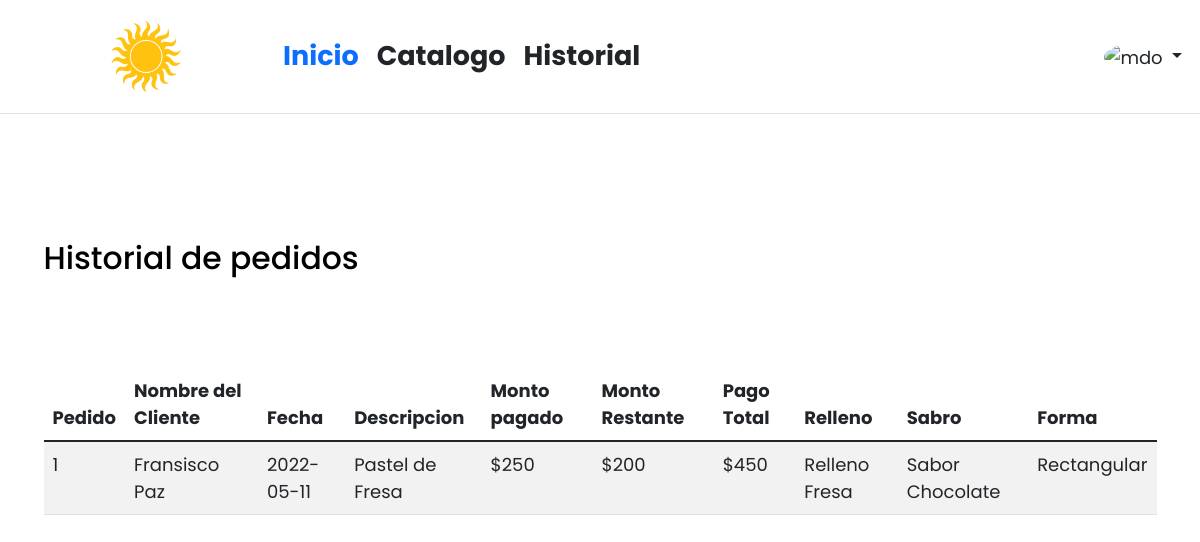
Page /historial.php (signed in) on the committed database.
### tables this page shows
CREATE TABLE IF NOT EXISTS `pedido` (
  `idPedido` int(11) NOT NULL AUTO_INCREMENT,
  `fecha` date NOT NULL,
  `descripcion` varchar(240) NOT NULL,
  `montoPagar` double NOT NULL,
  `montoPagado` double NOT NULL,
  `montoRestante` double NOT NULL,
  `numCuenta` int(11) NOT NULL,
  `idRelleno` int(11) NOT NULL,
  `idSabor` int(11) NOT NULL,
  `idForma` int(11) NOT NULL,
  `imgLink` varchar(500) NOT NULL,
  PRIMARY KEY (`idPedido`),
  KEY `numCuenta` (`numCuenta`),
  KEY `idForma` (`idForma`),
  KEY `idRelleno` (`idRelleno`),
  KEY `idSabor` (`idSabor`)
);

CREATE TABLE IF NOT EXISTS `cuenta` (
  `numCuenta` int(11) NOT NULL AUTO_INCREMENT,
  `nombreCliente` varchar(240) NOT NULL,
  `correo` varchar(100) NOT NULL,
  `contrasena` varchar(30) NOT NULL,
  `direccion` varchar(300) DEFAULT NULL,
  `numTelefono` bigint(20) NOT NULL,
  PRIMARY KEY (`numCuenta`)
);

CREATE TABLE IF NOT EXISTS `relleno` (
  `RellenoID` int(11) NOT NULL AUTO_INCREMENT,
  `NombreRelleno` varchar(50) NOT NULL,
  `CostoRelleno` float NOT NULL,
  `StockRestante` int(11) NOT NULL,
  `imgLink` varchar(500) NOT NULL,
  PRIMARY KEY (`RellenoID`)
);

CREATE TABLE IF NOT EXISTS `sabor` (
  `SaborID` int(11) NOT NULL AUTO_INCREMENT,
  `Nombre` varchar(50) NOT NULL,
  `Costo` float NOT NULL,
  `StockRestante` int(11) NOT NULL,
  `imgLink` varchar(500) NOT NULL,
  PRIMARY KEY (`SaborID`)
);

CREATE TABLE IF NOT EXISTS `forma` (
  `FormaID` int(11) NOT NULL AUTO_INCREMENT,
  `Tipo` varchar(50) NOT NULL,
  `Costo` float NOT NULL,
  PRIMARY KEY (`FormaID`)
);

### historial.php (the view, shortened to what this page needs)
<?php
$objeto2 = new Conexion();
$db = $objeto2->ConectarSqli();
?>
<!doctype html>
<html lang="en">
  <head>
    <link rel="stylesheet" href="bootstrap/css/bootstrap.min.css">
    <link rel="stylesheet" href="style.css" type="text/css">
    <link rel="stylesheet" type="text/css" href="datatables/datatables.min.css">
    <link rel="stylesheet"  type="text/css" href="datatables/DataTables-1.11.4/css/dataTables.bootstrap5.min.css">
    <link rel='stylesheet' href='https://use.fontawesome.com/releases/v5.3.1/css/all.css'>
    <link rel="stylesheet" href="https://cdnjs.cloudflare.com/ajax/libs/font-awesome/4.7.0/css/font-awesome.min.css">
  </head>
  <body>
  <header class="p-3 mb-3 border-bottom">
    <div class="d-flex flex-wrap align-items-center justify-content-center justify-content-lg-start" >
    <a href="catalogo.php">
      <img src="img/sunlogo2.png"  width="30%" height="40%" class="rounded mx-auto d-block" alt="Responsive image">
    </a>
      <ul class="nav col-12 col-lg-auto me-lg-auto mb-2 justify-content-center mb-md-0">
      <li><a href="home.php" class="nav-link px-2 link-primary fs-4 fw-bold" >Inicio</a></li>
        <li><a href="categorias.php" class="nav-link px-2 link-dark fs-4 fw-bold">Catalogo</a></li>
      <?php
        if(isset($_SESSION['login_user'])){
          ?>
            <a href="historial.php" class="nav-link px-2 link-dark fs-4 fw-bold">Historial</a>
          </ul>
          <?php
          require_once("php/usernav.php");
        }
        else{
          ?>
          </ul>
          <a href="login.php" class="nav-link px-2 link-dark fs-4 fw-bold"  >Ingresar</a>
          <?php
        }
      ?>
    </div>
  </header>
  <br>
  <br>
<div class="container home">
  <br>
  <br>
    <h3>Historial de pedidos</h3>
    <br>
    <br>
    <br>
    <table id="data_table" class="table table-striped">
        <thead>
            <tr>
                <th>Pedido</th>
                <th>Nombre del Cliente</th>
                <th>Fecha</th>
                <th>Descripcion</th>
                <th>Monto pagado</th>
                <th>Monto Restante</th>
                <th>Pago Total</th>
                <th>Relleno</th>
                <th>Sabro</th>
                <th>Forma</th>
            </tr>
        </thead>
        <tbody>
        <?php
            $sql_query = "SELECT idPedido, pedido.numCuenta, nombreCliente, fecha, descripcion, montoPagado, montoRestante, montoPagar, nombreRelleno, Nombre, Tipo
            FROM pedido, cuenta, sabor, relleno, forma
            WHERE pedido.numCuenta=cuenta.numCuenta AND sabor.SaborID=pedido.idSabor AND relleno.RellenoID=pedido.idRelleno AND pedido.idForma=forma.FormaID
            ORDER BY fecha ASC" ;
            $resultset = mysqli_query($db, $sql_query) or die("error base de datos:". mysqli_error($db));
            while( $pasteleria = mysqli_fetch_assoc($resultset) ) {
            ?>
              <?php if($_SESSION['id_user'] == $pasteleria ['numCuenta']){?>
               <tr id="<?php echo $pasteleria ['idPedido']; ?>">
               <td><?php echo $pasteleria ['idPedido']; ?></td>
               <td><?php echo $pasteleria ['nombreCliente']; ?></td>
               <td><?php echo $pasteleria ['fecha']; ?></td>
               <td><?php echo $pasteleria ['descripcion']; ?></td>
               <td><?php echo "$", $pasteleria ['montoPagado']; ?></td>
               <td><?php echo "$", $pasteleria ['montoPagar']-$pasteleria ['montoPagado'] ?></td>
               <td><?php echo "$", $pasteleria ['montoPagar']; ?></td>
               <td><?php echo $pasteleria ['nombreRelleno']; ?></td>
               <td><?php echo $pasteleria ['Nombre']; ?></td>
               <td><?php echo $pasteleria ['Tipo']; ?></td>
               </tr>
               <?php } ?>
            <?php } ?>
        </tbody>
    </table>
</div>
  </body>
</html>

### php/usernav.php (shortened to what this page needs)
    <div class="dropdown text-end">
  <a href="#" class="d-block link-dark text-decoration-none dropdown-toggle" id="dropdownUser1" data-bs-toggle="dropdown" aria-expanded="false">
    <img src="https://github.com/mdo.png" alt="mdo" width="32" height="32" class="rounded-circle">
  </a>
</div>

### style.css (style rules this page uses)
body { background: #fff; color: #000000 }
* { margin: 0; padding: 0; box-sizing: border-box; font-family: 'Poppins', sans-serif; font-size: 18px; }

### rows in the picture
pedido: idPedido "1", numCuenta.nombreCliente "Fransisco Paz", fecha "2022-05-11", descripcion "Pastel de Fresa", montoPagado "250", $pasteleria ['montoPagar']-$pasteleria ['montoPagado'] "200", montoPagar "450", idRelleno.NombreRelleno "Relleno Fresa", idSabor.Nombre "Sabor Chocolate", idForma.Tipo "Rectangular"
